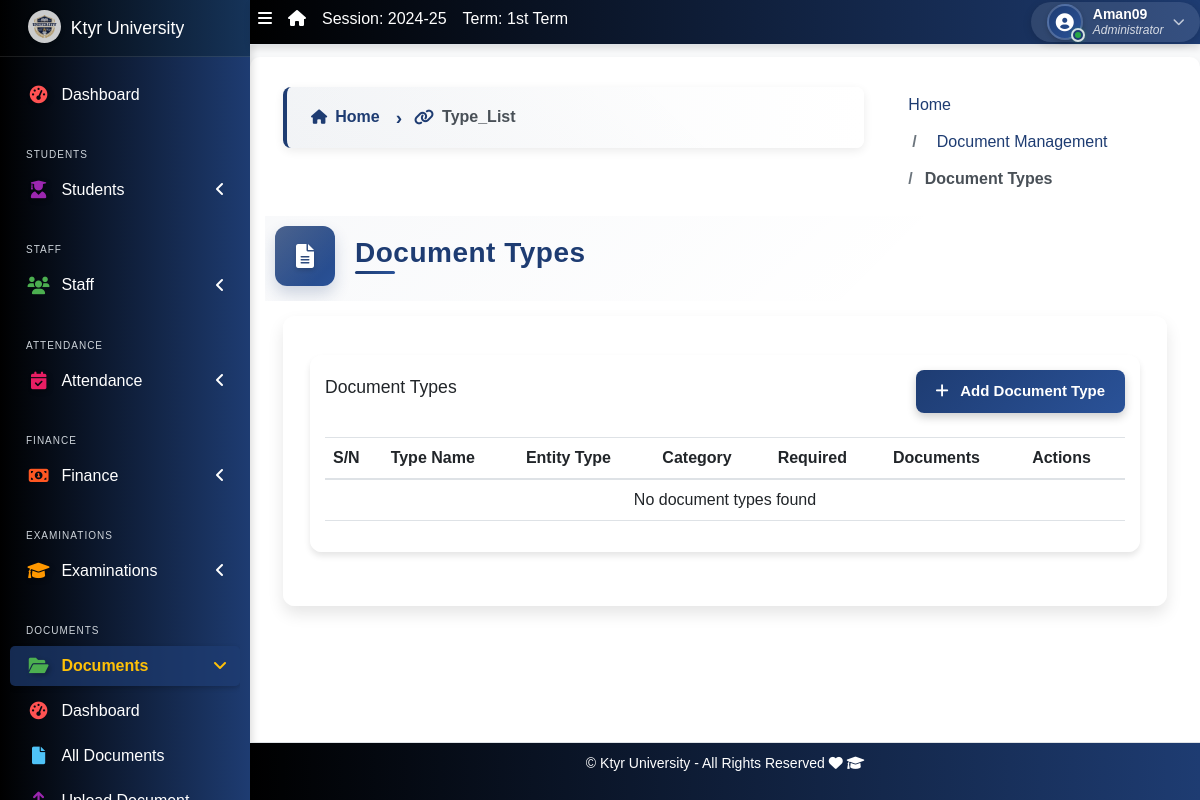
/documents/types/ (signed in), run on the app's committed database.
### apps/corecode/models.py (models this page shows, shortened)
class AcademicSession(models.Model):
    name = models.CharField(max_length=200, unique=True)
    current = models.BooleanField(default=True)
    class Meta:
        ordering = ["-name"]

class AcademicTerm(models.Model):
    name = models.CharField(max_length=20, unique=True)
    current = models.BooleanField(default=True)
    class Meta:
        ordering = ["name"]

class CollegeProfile(models.Model):
    college_name = models.CharField(max_length=255)
    college_address = models.TextField()
    college_email = models.EmailField()
    college_phone = models.CharField(max_length=15)
    college_logo = models.ImageField(upload_to='college_logos/', blank=True, null=True)
    established_year = models.PositiveIntegerField()
    principal_name = models.CharField(max_length=255)
    college_type = models.CharField(max_length=50, choices=[
        ('Government', 'Government'),
        ('Private', 'Private'),
        ('Semi-Government', 'Semi-Government'),
    ])
    admin_email = models.EmailField()
    admin_contact = models.CharField(max_length=15)
    facebook_link = models.URLField(blank=True, null=True)
    twitter_link = models.URLField(blank=True, null=True)
    linkedin_link = models.URLField(blank=True, null=True)

### apps/documents/views.py (the view)
# urls.py: path('types/', views.DocumentTypeListView.as_view(), name='type_list'),
class DocumentTypeListView(LoginRequiredMixin, ListView):
    model = DocumentType
    template_name = 'documents/type_list.html'
    context_object_name = 'document_types'

### apps/documents/templates/documents/type_list.html
{% extends 'base.html' %}
{% load static %}
{% block title %}Document Types{% endblock title %}
{% block breadcrumb %}
<div class="breadcrumb-bar">
  <div class="container">
    <nav aria-label="breadcrumb">
      <ol class="breadcrumb">
        <li class="breadcrumb-item"><a href="{% url 'home' %}">Home</a></li>
        <li class="breadcrumb-item"><a href="{% url 'documents:dashboard' %}">Document Management</a></li>
        <li class="breadcrumb-item active" aria-current="page">Document Types</li>
      </ol>
    </nav>
  </div>
</div>
{% endblock breadcrumb %}
{% block content %}
<div class="container mt-4">
  <div class="row mb-4">
    <div class="col-md-12">
      <div class="card shadow-sm">
        <div class="card-body">
          <div class="d-flex justify-content-between align-items-center mb-3">
            <h2 class="card-title">Document Types</h2>
            <a href="{% url 'documents:type_create' %}" class="btn btn-primary">
              <i class="fas fa-plus me-2"></i> Add Document Type
            </a>
          </div>
          <div class="table-responsive">
            <table class="table table-hover">
              <thead>
                <tr>
                  <th>S/N</th>
                  <th>Type Name</th>
                  <th>Entity Type</th>
                  <th>Category</th>
                  <th>Required</th>
                  <th>Documents</th>
                  <th>Actions</th>
                </tr>
              </thead>
              <tbody>
                {% for doc_type in document_types %}
                <tr>
                  <td>{{ forloop.counter }}</td>
                  <td>{{ doc_type.name }}</td>
                  <td>
                    {% if doc_type.entity_type == 'student' %}
                    <span class="badge bg-primary">Student</span>
                    {% elif doc_type.entity_type == 'staff' %}
                    <span class="badge bg-success">Staff</span>
                    {% elif doc_type.entity_type == 'exam' %}
                    <span class="badge bg-warning">Exam</span>
                    {% else %}
                    <span class="badge bg-secondary">General</span>
                    {% endif %}
                  </td>
                  <td>{{ doc_type.category.name }}</td>
                  <td>
                    {% if doc_type.required %}
                    <span class="badge bg-danger">Required</span>
                    {% else %}
                    <span class="badge bg-secondary">Optional</span>
                    {% endif %}
                  </td>
                  <td>
                    <span class="badge bg-primary">{{ doc_type.documents.count }}</span>
                  </td>
                  <td>
                    <div class="btn-group" role="group">
                      <a href="{% url 'documents:type_update' doc_type.id %}" class="btn btn-sm btn-outline-warning" title="Edit">
                        <i class="fas fa-edit"></i>
                      </a>
                      <a href="{% url 'documents:type_delete' doc_type.id %}" class="btn btn-sm btn-outline-danger" title="Delete">
                        <i class="fas fa-trash"></i>
                      </a>
                    </div>
                  </td>
                </tr>
                {% empty %}
                <tr>
                  <td colspan="7" class="text-center">No document types found</td>
                </tr>
                {% endfor %}
              </tbody>
            </table>
          </div>
        </div>
      </div>
    </div>
  </div>
</div>
{% endblock content %}

### templates/base.html (shortened to what this page needs)
{% load static %}
<!DOCTYPE html>
<html lang="en">
<head>
  <link rel="stylesheet" href="{% static 'dist/css/preload.css' %}">
  <link rel="stylesheet" href="{% static 'plugins/fontawesome-free/css/all.min.css' %}">
  <link rel="stylesheet" href="{% static 'plugins/toastr/toastr.min.css' %}">
<link rel="stylesheet" href="https://cdn.jsdelivr.net/npm/bootstrap-icons/font/bootstrap-icons.css">
    <link rel="stylesheet" href="https://cdnjs.cloudflare.com/ajax/libs/font-awesome/6.5.0/css/all.min.css">
  <link rel="stylesheet"
    href="{% static 'plugins/overlayScrollbars/css/OverlayScrollbars.min.css' %}">
  <link rel="stylesheet" href="{% static 'plugins/Datatables/datatables.min.css' %}" />
  <link rel="stylesheet" href="{% static 'dist/css/adminlte.min.css' %}">
  <link rel="stylesheet" href="https://cdnjs.cloudflare.com/ajax/libs/font-awesome/6.0.0-beta3/css/all.min.css">
  <link rel="stylesheet" href="https://cdn.jsdelivr.net/npm/bootstrap@5.3.0/dist/css/bootstrap.min.css">
  <link rel="stylesheet" href="{% static 'dist/css/style.css' %}">
  <link rel="stylesheet" href="{% static 'dist/css/sidebar-fix.css' %}">
</head>
<body class="hold-transition sidebar-mini layout-fixed layout-navbar-fixed layout-footer-fixed">
  <div class="wrapper">
    <nav class="main-header navbar navbar-expand navbar-dark">
      <ul class="navbar-nav">
        <li class="nav-item">
          <a class="nav-link" data-widget="pushmenu" href="#" role="button"><i
              class="fas fa-bars"></i></a>
        </li>
        <li class="nav-item d-none d-sm-inline-block">
          <a href="{% url 'home' %} " class="nav-link"><i class="fa fa-home"></i></a>
        </li>
        <li class="nav-item d-none d-sm-inline-block">
          <a href="{% url 'current-session' %}" class="nav-link">Session: {{ current_session }}</a>
        </li>
        <li class="nav-item d-none d-sm-inline-block">
          <a href="{% url 'current-session' %}" class="nav-link">Term: {{ current_term }}</a>
        </li>
      </ul>
      <ul class="navbar-nav ml-auto">
        <li class="nav-item dropdown user-menu position-static position-md-relative">
          <a class="nav-link dropdown-toggle user-dropdown-toggle" href="#" role="button" data-bs-toggle="dropdown" aria-expanded="false" id="userDropdown">
            <div class="user-avatar-container">
              <div class="user-avatar">
                <i class="fas fa-user-circle"></i>
              </div>
              <span class="user-status-indicator online" title="Online"></span>
            </div>
            <div class="user-info d-none d-md-inline-block">
              <span class="user-name">{{ request.user.username }}</span>
              <span class="user-role">{% if request.user.is_superuser %}Administrator{% else %}Staff{% endif %}</span>
            </div>
            <i class="fas fa-chevron-down user-dropdown-icon d-none d-md-inline-block"></i>
          </a>
        </li>
      </ul>
    </nav>
    <aside class="main-sidebar sidebar-dark-primary">
      <a href="{% url 'home' %}" class="brand-link d-flex align-items-center">
        {% if profile.college_logo %}
        <img src="{{ profile.college_logo.url }}" alt="College Logo" class="brand-image img-circle elevation-3" style="opacity: .8; margin-right: 10px; max-height: 33px;">
        {% else %}
        <i class="fas fa-graduation-cap brand-image img-circle elevation-3" style="opacity: .8; margin-right: 10px; background-color: #fff; color: #1E3C72; padding: 5px; font-size: 16px;"></i>
        {% endif %}
        <span class="brand-text font-weight-light">{{ profile.college_name | default:"MySchool" }}</span>
      </a>
<div class="sidebar">
  <nav class="mt-2">
      <ul class="nav nav-pills nav-sidebar flex-column" data-widget="treeview" role="menu" data-accordion="false">
          <li class="nav-item">
              <a href="{% url 'home' %}" class="nav-link {% if request.resolver_match.url_name == 'home' %}active{% endif %}">
                  <i class="nav-icon fas fa-tachometer-alt" style="color: #ff5733; text-shadow: 2px 2px 5px rgba(0, 0, 0, 0.3);"></i>
                  <p>Dashboard</p>
              </a>
          </li>
          <li class="nav-header">Students</li>
          <li class="nav-item has-treeview  {% if request.resolver_match.url_name in 'student-list student-create student-create-udise student-update-udise student-details' %}menu-open{% endif %}">
              <a href="#" class="nav-link  " >
                  <i class="nav-icon fas fa-user-graduate" style="color: #3399ff; text-shadow: 2px 2px 5px rgba(0, 0, 0, 0.3);"></i>
                  <p>Students<i class="fas fa-angle-left right"></i></p>
              </a>
          </li>
          <li class="nav-header">Staff</li>
          <li class="nav-item has-treeview  {% if request.resolver_match.url_name in 'staff-list non-teaching-staffs-list' %}menu-open{% endif %}">
              <a href="#" class="nav-link">
                  <i class="nav-icon fas fa-users" style="color: #9933ff;"></i>
                  <p>Staff<i class="fas fa-angle-left right"></i></p>
              </a>
          </li>
          <li class="nav-header">Attendance</li>
            <li class="nav-item has-treeview {% if request.resolver_match.url_name in 'attendance_list holiday_list' %}menu-open{% endif %}">
                <a href="#" class="nav-link">
                    <i class="nav-icon fas fa-calendar-check" style="color: #ffcc00; text-shadow: 2px 2px 5px rgba(0, 0, 0, 0.3);"></i>
                    <p>Attendance<i class="fas fa-angle-left right"></i></p>
                </a>
            </li>
          <li class="nav-header">Finance</li>
          <li class="nav-item has-treeview {% if request.resolver_match.url_name in 'invoice-list' %}menu-open{% endif %}">
              <a href="#" class="nav-link">
                  <i class="nav-icon fas fa-money-bill-alt" style="color: #66ccff;"></i>
                  <p>
                      Finance
                      <i class="fas fa-angle-left right"></i>
                  </p>
              </a>
          </li>
          <li class="nav-header">Examinations</li>
          <li class="nav-item has-treeview {% if 'exams' in request.path %}menu-open{% endif %}">
              <a href="{% url 'exams:dashboard' %}" class="nav-link {% if 'exams' in request.path %}active{% endif %}">
                  <i class="nav-icon fas fa-graduation-cap" style="color: #ff9900; text-shadow: 2px 2px 5px rgba(0, 0, 0, 0.3);"></i>
                  <p>
                      Examinations
                      <i class="fas fa-angle-left right"></i>
                  </p>
              </a>
          </li>
          <li class="nav-header">Documents</li>
          <li class="nav-item has-treeview {% if 'documents' in request.path %}menu-open{% endif %}">
              <a href="{% url 'documents:dashboard' %}" class="nav-link {% if 'documents' in request.path %}active{% endif %}">
                  <i class="nav-icon fas fa-folder-open" style="color: #9933ff; text-shadow: 2px 2px 5px rgba(0, 0, 0, 0.3);"></i>
                  <p>Documents<i class="fas fa-angle-left right"></i></p>
              </a>
              <ul class="nav nav-treeview">
                  <li class="nav-item">
                      <a href="{% url 'documents:dashboard' %}" class="nav-link {% if request.resolver_match.url_name == 'dashboard' and 'documents' in request.path %}active{% endif %}">
                          <i class="fas fa-tachometer-alt nav-icon" style="color: #9933ff;"></i>
                          <p>Dashboard</p>
                      </a>
                  </li>
                  <li class="nav-item">
                      <a href="{% url 'documents:document_list' %}" class="nav-link {% if request.resolver_match.url_name == 'document_list' %}active{% endif %}">
                          <i class="fas fa-file nav-icon" style="color: #33cc33;"></i>
                          <p>All Documents</p>
                      </a>
                  </li>
                  <li class="nav-item">
                      <a href="{% url 'documents:document_upload' %}" class="nav-link {% if request.resolver_match.url_name == 'document_upload' %}active{% endif %}">
                          <i class="fas fa-upload nav-icon" style="color: #3399ff;"></i>
                          <p>Upload Document</p>
                      </a>
                  </li>
              </ul>
          </li>
      </ul>
  </nav>
</div>
    </aside>
    <div class="content-wrapper">
      <section class="content-header">
        <div class="container-fluid">
          <div class="row mb-1">
            <div class="col-sm-8">
              {% block breadcrumb-left %}
              <div class="breadcrumb-container">
                <nav aria-label="breadcrumb">
                  <ol class="breadcrumb breadcrumb-chevron">
                    <li class="breadcrumb-item">
                      <a href="{% url 'home' %}" class="text-decoration-none fw-bold">
                        <i class="fas fa-home"></i> Home
                      </a>
                    </li>
                    {% if request.resolver_match.url_name != 'home' %}
                      <li class="breadcrumb-item active" aria-current="page">
                        <i class="fas fa-link"></i> {{ request.resolver_match.url_name|title }}
                      </li>
                    {% endif %}
                  </ol>
                </nav>
              </div>
              {% endblock breadcrumb-left %}
            </div>
            <div class="col-sm-4">
              <ol class="breadcrumb float-sm-right">
                <li class="breadcrumb-item">{% block breadcrumb %}{% endblock breadcrumb %}</li>
              </ol>
            </div>
          </div>
        </div>
      </section>
      <div class="page-title-section">
        <div class="container-fluid">
          <div class="row align-items-center">
            <div class="col-md-8">
              <div class="page-title-container">
                <div class="page-title-icon">
                  <i class="{% block title-icon %}fas fa-file-alt{% endblock title-icon %}"></i>
                </div>
                <div class="page-title-content">
                  <h1 class="page-title">{% block title %}{% endblock title %}</h1>
                </div>
              </div>
            </div>
          </div>
        </div>
      </div>
      <section class="content">
        <div class="container-fluid">
          <div class="row">
            <div class="col-md-12">
              {% block fullcard %}
              <div class="card">
                <div class="card-body">
                  <div class="row">
                    <div class="col">
                      {% block content %}
                      {% endblock content %}
                    </div>
                  </div>
                </div>
              </div>
              {% endblock fullcard %}
            </div>
          </div>
        </div>
      </section>
    </div>
    <footer class="main-footer">
      <p>&copy; {{ profile.college_name | default:"MySchool" }} - All Rights Reserved
      <i class="fas fa-heart"></i>
      <i class="fas fa-graduation-cap"></i></p>
    </footer>
  </div>
</body>
</html>

### data on the page
AcademicSession: name "2024-25"
AcademicTerm: name "1st Term"
CollegeProfile: college_logo (picture), college_name "Ktyr University"

### other printed values
{{ request.user.username }} "Aman09"
{{ request.resolver_match.url_name|title }} "Type_List"
